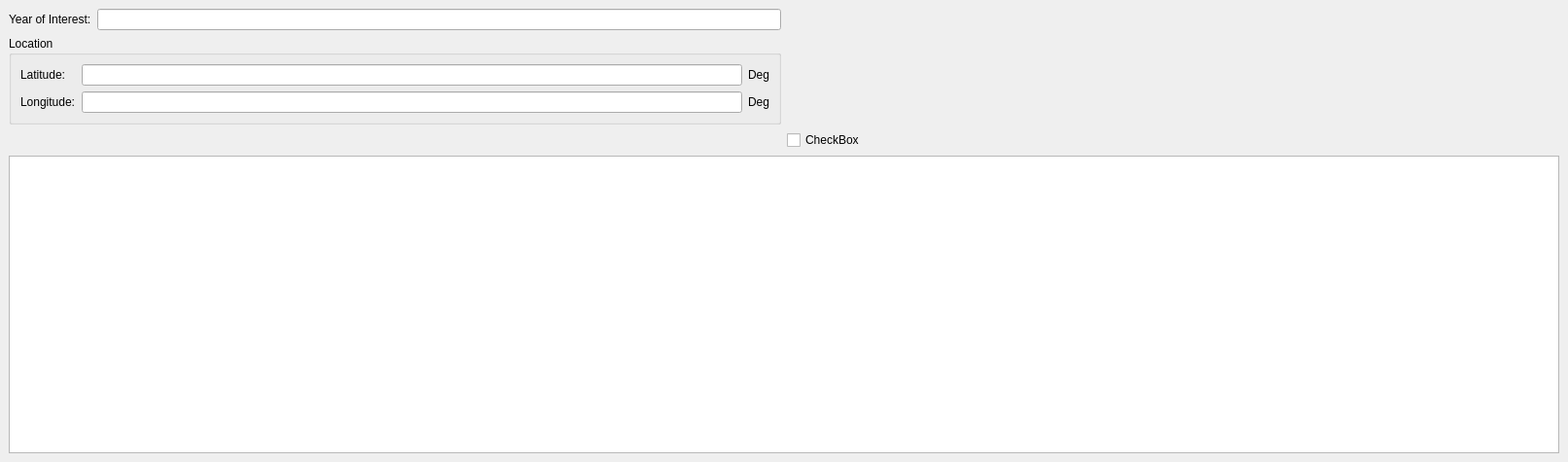
<?xml version="1.0" encoding="UTF-8"?>
<ui version="4.0">
 <class>MainWindow</class>
 <widget class="QMainWindow" name="MainWindow">
  <property name="geometry">
   <rect>
    <x>0</x>
    <y>0</y>
    <width>1612</width>
    <height>475</height>
   </rect>
  </property>
  <property name="windowTitle">
   <string>MainWindow</string>
  </property>
  <widget class="QWidget" name="centralwidget">
   <layout class="QGridLayout" name="gridLayout_3">
    <item row="0" column="1">
     <spacer name="horizontalSpacer">
      <property name="orientation">
       <enum>Qt::Horizontal</enum>
      </property>
      <property name="sizeHint" stdset="0">
       <size>
        <width>791</width>
        <height>20</height>
       </size>
      </property>
     </spacer>
    </item>
    <item row="2" column="0" colspan="2">
     <widget class="QTableWidget" name="tableWidget">
      <property name="selectionMode">
       <enum>QAbstractItemView::MultiSelection</enum>
      </property>
      <property name="selectionBehavior">
       <enum>QAbstractItemView::SelectRows</enum>
      </property>
     </widget>
    </item>
    <item row="0" column="0">
     <layout class="QGridLayout" name="gridLayout_2">
      <item row="0" column="0">
       <widget class="QLabel" name="label">
        <property name="text">
         <string>Year of Interest:</string>
        </property>
       </widget>
      </item>
      <item row="0" column="1">
       <widget class="QtExt::ValidatingLineEdit" name="lineEditYear"/>
      </item>
      <item row="1" column="0" colspan="2">
       <widget class="QGroupBox" name="groupBox">
        <property name="title">
         <string>Location</string>
        </property>
        <layout class="QGridLayout" name="gridLayout">
         <item row="0" column="0">
          <widget class="QLabel" name="label_2">
           <property name="text">
            <string>Latitude:</string>
           </property>
          </widget>
         </item>
         <item row="0" column="1">
          <widget class="QtExt::ValidatingLineEdit" name="lineEditLatitude"/>
         </item>
         <item row="0" column="2">
          <widget class="QLabel" name="label_5">
           <property name="text">
            <string>Deg</string>
           </property>
          </widget>
         </item>
         <item row="1" column="0">
          <widget class="QLabel" name="label_3">
           <property name="text">
            <string>Longitude:</string>
           </property>
          </widget>
         </item>
         <item row="1" column="1">
          <widget class="QtExt::ValidatingLineEdit" name="lineEditLongitude"/>
         </item>
         <item row="1" column="2">
          <widget class="QLabel" name="label_4">
           <property name="text">
            <string>Deg</string>
           </property>
          </widget>
         </item>
        </layout>
       </widget>
      </item>
     </layout>
    </item>
    <item row="1" column="1">
     <widget class="QCheckBox" name="checkBox">
      <property name="text">
       <string>CheckBox</string>
      </property>
     </widget>
    </item>
   </layout>
  </widget>
 </widget>
 <customwidgets>
  <customwidget>
   <class>QtExt::ValidatingLineEdit</class>
   <extends>QLineEdit</extends>
   <header>QtExt_ValidatingLineEdit.h</header>
  </customwidget>
 </customwidgets>
 <resources/>
 <connections/>
</ui>
